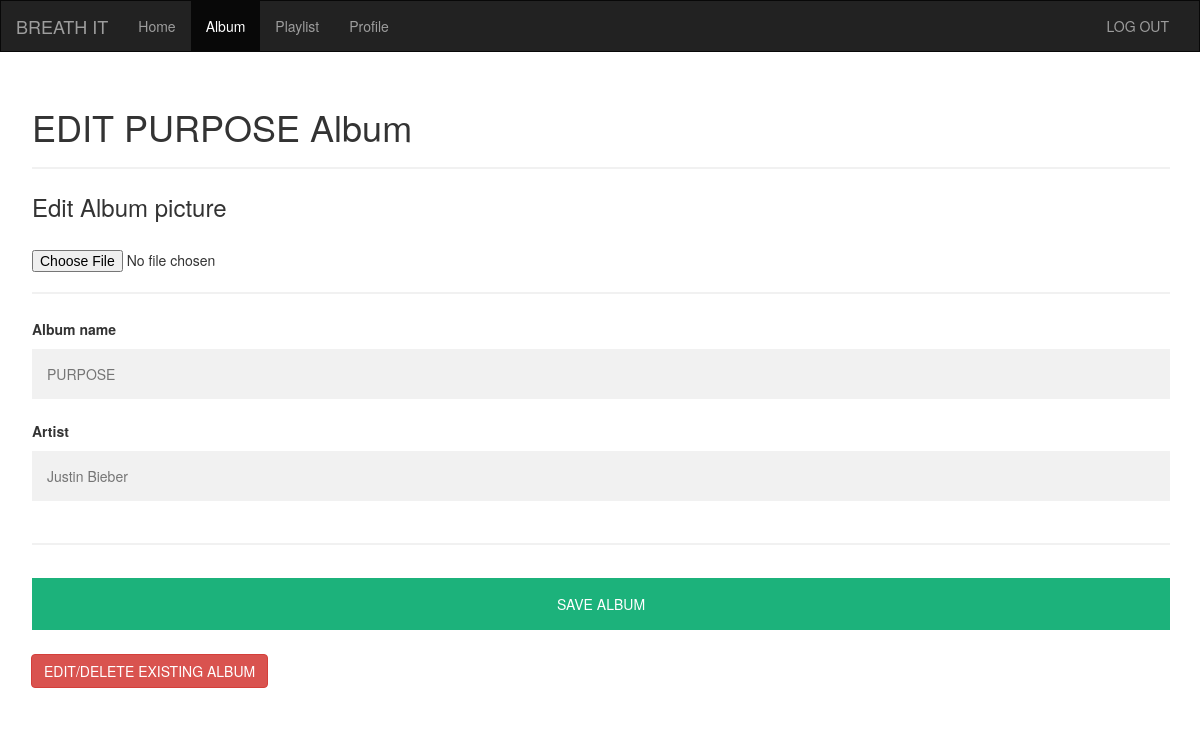
The page /album/edit/1 on the database its author committed.
### app.py (models this page shows, shortened)
class Album(db.Model):
    id=db.Column(db.Integer(),primary_key=True)
    pfile=db.Column(db.String(255))
    album_name=db.Column(db.String(),nullable=False)
    artist=db.Column(db.String(),nullable=False)
    language=db.column(db.String())
    creator=db.Column(db.Integer(),db.ForeignKey('creator.id'))
    songs=db.relationship('Song')

### app.py (the view, shortened to what this page needs)
@app.route('/album/edit/<int:id>', methods=['GET', 'POST'])
def edit_album(id):
    return render_template('edit_album.html',album=Album.query.filter_by(id=id).first())

### templates/edit_album.html (shortened to what this page needs)
<!DOCTYPE html>
<html lang="en">
<head>
  <link rel="stylesheet" href="https://maxcdn.bootstrapcdn.com/bootstrap/3.4.1/css/bootstrap.min.css">
</head>
<body>
<nav class="navbar navbar-inverse">
  <div class="container-fluid">
    <div class="navbar-header">
      <a class="navbar-brand" href="/play">BREATH IT</a>
    </div>
    <div class="collapse navbar-collapse" id="myNavbar">
      <ul class="nav navbar-nav">
        <li><a href="/play">Home</a></li>
        <li class="active"><a href="/album">Album</a></li>
        <li><a href="/playlist">Playlist</a></li>
        <li><a href="/user.details">Profile</a></li>
      </ul>
      <ul class="nav navbar-nav navbar-right">
        <li><a href="/Logout"> LOG OUT</a></li>
      </ul>
    </div>
  </div>
</nav>
<div class="container">
    <div class="row">
        <form method="POST" action="/album/edit/{{album.id}}" enctype="multipart/form-data">
        <div class="container">
          <h1>EDIT {{album.album_name | upper}}  Album</h1>
          <hr>
          <h3>Edit Album picture</h3>
          <input type="file" name="file" accept=".png">
          <hr>
          <label for="albumname"><b>Album name</b></label>
          <input type="text" placeholder="{{album.album_name}}" name="albumname" id="albumname" >
          <label for="artist"><b>Artist</b></label>
          <input type="text" placeholder="{{album.artist}}" name="artist" id="artist" >
            <hr>
          <button type="submit" class="registerbtn">SAVE ALBUM</button>
        </div>
      </form>
  </div>
  <button type="button" class="btn btn-danger" onclick="location.href='/album/delete'">EDIT/DELETE EXISTING ALBUM</button>
</div><br><br>
</body>
</html>

### templates/edit_album.html (style rules this page uses)
.navbar { margin-bottom: 3px; border-radius: 0; position: sticky; }
a { cursor:pointer; }
* { box-sizing: border-box }
.container { padding: 16px; }
input[type=text], input[type=name] { width: 100%; padding: 15px; margin: 5px 0 22px 0; display: inline-block; border: none; background: #f1f1f1; }
hr { border: 1px solid #f1f1f1; margin-bottom: 25px; }
.registerbtn { background-color: #04AA6D; color: white; padding: 16px 20px; margin: 8px 0; border: none; cursor: pointer; width: 100%; opacity: 0.9; }
a { color: dodgerblue; }

### rows shown on the page
Album: album_name "PURPOSE", albumname "PURPOSE", artist "Justin Bieber"
